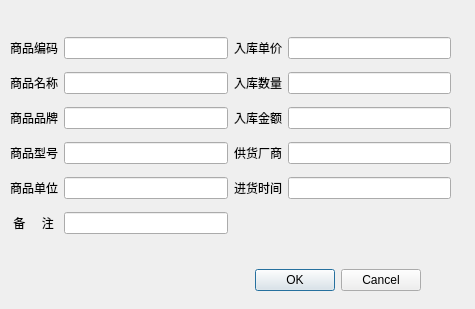
<?xml version="1.0" encoding="UTF-8"?>
<ui version="4.0">
 <class>Dlg_Modify_JH</class>
 <widget class="QDialog" name="Dlg_Modify_JH">
  <property name="geometry">
   <rect>
    <x>0</x>
    <y>0</y>
    <width>475</width>
    <height>309</height>
   </rect>
  </property>
  <property name="windowTitle">
   <string>修改入库数据</string>
  </property>
  <property name="styleSheet">
   <string notr="true">font: 12pt &quot;微软雅黑&quot;;</string>
  </property>
  <widget class="QDialogButtonBox" name="buttonBox">
   <property name="geometry">
    <rect>
     <x>30</x>
     <y>260</y>
     <width>391</width>
     <height>41</height>
    </rect>
   </property>
   <property name="orientation">
    <enum>Qt::Horizontal</enum>
   </property>
   <property name="standardButtons">
    <set>QDialogButtonBox::Cancel|QDialogButtonBox::Ok</set>
   </property>
   <property name="centerButtons">
    <bool>false</bool>
   </property>
  </widget>
  <widget class="QWidget" name="">
   <property name="geometry">
    <rect>
     <x>10</x>
     <y>30</y>
     <width>441</width>
     <height>211</height>
    </rect>
   </property>
   <layout class="QGridLayout" name="gridLayout">
    <item row="0" column="0">
     <widget class="QLabel" name="label">
      <property name="text">
       <string>商品编码</string>
      </property>
     </widget>
    </item>
    <item row="0" column="1">
     <widget class="QLineEdit" name="dlgtxt_goodcode">
      <property name="text">
       <string/>
      </property>
     </widget>
    </item>
    <item row="0" column="2">
     <widget class="QLabel" name="label_7">
      <property name="text">
       <string>入库单价</string>
      </property>
     </widget>
    </item>
    <item row="0" column="3">
     <widget class="QLineEdit" name="dlgtxt_goodprice">
      <property name="text">
       <string/>
      </property>
     </widget>
    </item>
    <item row="1" column="0">
     <widget class="QLabel" name="label_2">
      <property name="text">
       <string>商品名称</string>
      </property>
     </widget>
    </item>
    <item row="1" column="1">
     <widget class="QLineEdit" name="dlgtxt_goodname">
      <property name="text">
       <string/>
      </property>
     </widget>
    </item>
    <item row="1" column="2">
     <widget class="QLabel" name="label_6">
      <property name="text">
       <string>入库数量</string>
      </property>
     </widget>
    </item>
    <item row="1" column="3">
     <widget class="QLineEdit" name="dlgtxt_goodcnt">
      <property name="text">
       <string/>
      </property>
     </widget>
    </item>
    <item row="2" column="0">
     <widget class="QLabel" name="label_3">
      <property name="text">
       <string>商品品牌</string>
      </property>
     </widget>
    </item>
    <item row="2" column="1">
     <widget class="QLineEdit" name="dlgtxt_goodbrand">
      <property name="text">
       <string/>
      </property>
     </widget>
    </item>
    <item row="2" column="2">
     <widget class="QLabel" name="label_8">
      <property name="text">
       <string>入库金额</string>
      </property>
     </widget>
    </item>
    <item row="2" column="3">
     <widget class="QLineEdit" name="dlgtxt_goodmoney">
      <property name="text">
       <string/>
      </property>
     </widget>
    </item>
    <item row="3" column="0">
     <widget class="QLabel" name="label_4">
      <property name="text">
       <string>商品型号</string>
      </property>
     </widget>
    </item>
    <item row="3" column="1">
     <widget class="QLineEdit" name="dlgtxt_goodtype">
      <property name="text">
       <string/>
      </property>
     </widget>
    </item>
    <item row="3" column="2">
     <widget class="QLabel" name="label_9">
      <property name="text">
       <string>供货厂商</string>
      </property>
     </widget>
    </item>
    <item row="3" column="3">
     <widget class="QLineEdit" name="dlgtxt_goodsupplier">
      <property name="text">
       <string/>
      </property>
     </widget>
    </item>
    <item row="4" column="0">
     <widget class="QLabel" name="label_5">
      <property name="text">
       <string>商品单位</string>
      </property>
     </widget>
    </item>
    <item row="4" column="1">
     <widget class="QLineEdit" name="dlgtxt_goodunit">
      <property name="text">
       <string/>
      </property>
     </widget>
    </item>
    <item row="4" column="2">
     <widget class="QLabel" name="label_10">
      <property name="text">
       <string>进货时间</string>
      </property>
     </widget>
    </item>
    <item row="4" column="3">
     <widget class="QLineEdit" name="dlgtxt_goodintime">
      <property name="text">
       <string/>
      </property>
     </widget>
    </item>
    <item row="5" column="0">
     <widget class="QLabel" name="label_11">
      <property name="text">
       <string> 备     注</string>
      </property>
     </widget>
    </item>
    <item row="5" column="1">
     <widget class="QLineEdit" name="dlgtxt_goodmemo">
      <property name="text">
       <string/>
      </property>
     </widget>
    </item>
   </layout>
  </widget>
 </widget>
 <resources/>
 <connections>
  <connection>
   <sender>buttonBox</sender>
   <signal>accepted()</signal>
   <receiver>Dlg_Modify_JH</receiver>
   <slot>accept()</slot>
   <hints>
    <hint type="sourcelabel">
     <x>248</x>
     <y>254</y>
    </hint>
    <hint type="destinationlabel">
     <x>157</x>
     <y>274</y>
    </hint>
   </hints>
  </connection>
  <connection>
   <sender>buttonBox</sender>
   <signal>rejected()</signal>
   <receiver>Dlg_Modify_JH</receiver>
   <slot>reject()</slot>
   <hints>
    <hint type="sourcelabel">
     <x>316</x>
     <y>260</y>
    </hint>
    <hint type="destinationlabel">
     <x>286</x>
     <y>274</y>
    </hint>
   </hints>
  </connection>
 </connections>
</ui>
